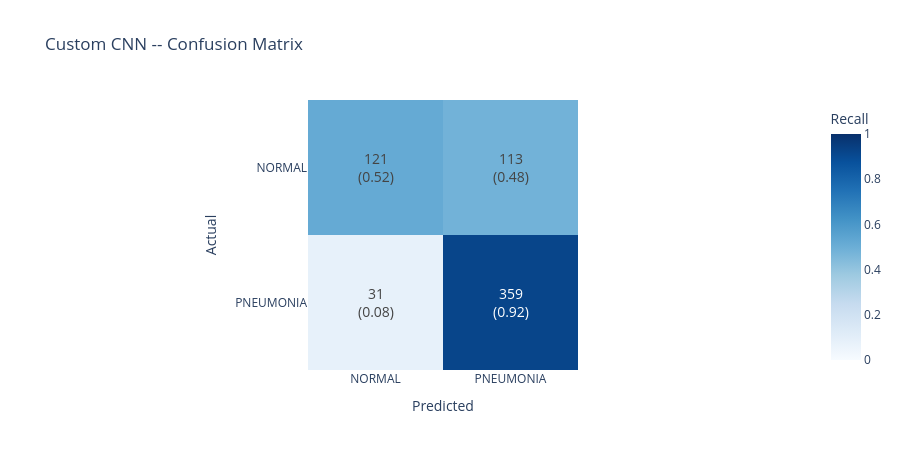

The code cell stored with this chart in its notebook:
### Code cell
cnn_preds, cnn_labels = evaluate_and_report(cnn_model, test_loader, CLASS_NAMES, label='Custom CNN')
plot_cm_plotly(cnn_labels, cnn_preds, CLASS_NAMES, title='Custom CNN -- Confusion Matrix')

### Figure 1 — Plotly figure (JSON) as saved in the notebook; plotly's stock layout.template omitted (floating-point values rounded to 4 significant figures)
{"data": [{"coloraxis": "coloraxis", "hovertemplate": "Predicted: %{x}<br>Actual: %{y}<br>Recall: %{z}<extra></extra>", "name": "0", "text": [["121<br>(0.52)", "113<br>(0.48)"], ["31<br>(0.08)", "359<br>(0.92)"]], "textfont": {"size": 14}, "texttemplate": "%{text}", "type": "heatmap", "x": ["NORMAL", "PNEUMONIA"], "xaxis": "x", "y": ["NORMAL", "PNEUMONIA"], "yaxis": "y", "z": [[0.5171, 0.4829], [0.07949, 0.9205]]}], "layout": {"coloraxis": {"autocolorscale": false, "cmax": 1, "cmin": 0, "colorbar": {"title": {"text": "Recall"}}, "colorscale": [[0, "rgb(247,251,255)"], [0.125, "rgb(222,235,247)"], [0.25, "rgb(198,219,239)"], [0.375, "rgb(158,202,225)"], [0.5, "rgb(107,174,214)"], [0.625, "rgb(66,146,198)"], [0.75, "rgb(33,113,181)"], [0.875, "rgb(8,81,156)"], [1, "rgb(8,48,107)"]]}, "height": 450, "title": {"text": "Custom CNN -- Confusion Matrix"}, "xaxis": {"anchor": "y", "constrain": "domain", "domain": [0, 1], "scaleanchor": "y", "title": {"text": "Predicted"}}, "yaxis": {"anchor": "x", "autorange": "reversed", "constrain": "domain", "domain": [0, 1], "title": {"text": "Actual"}}}}
